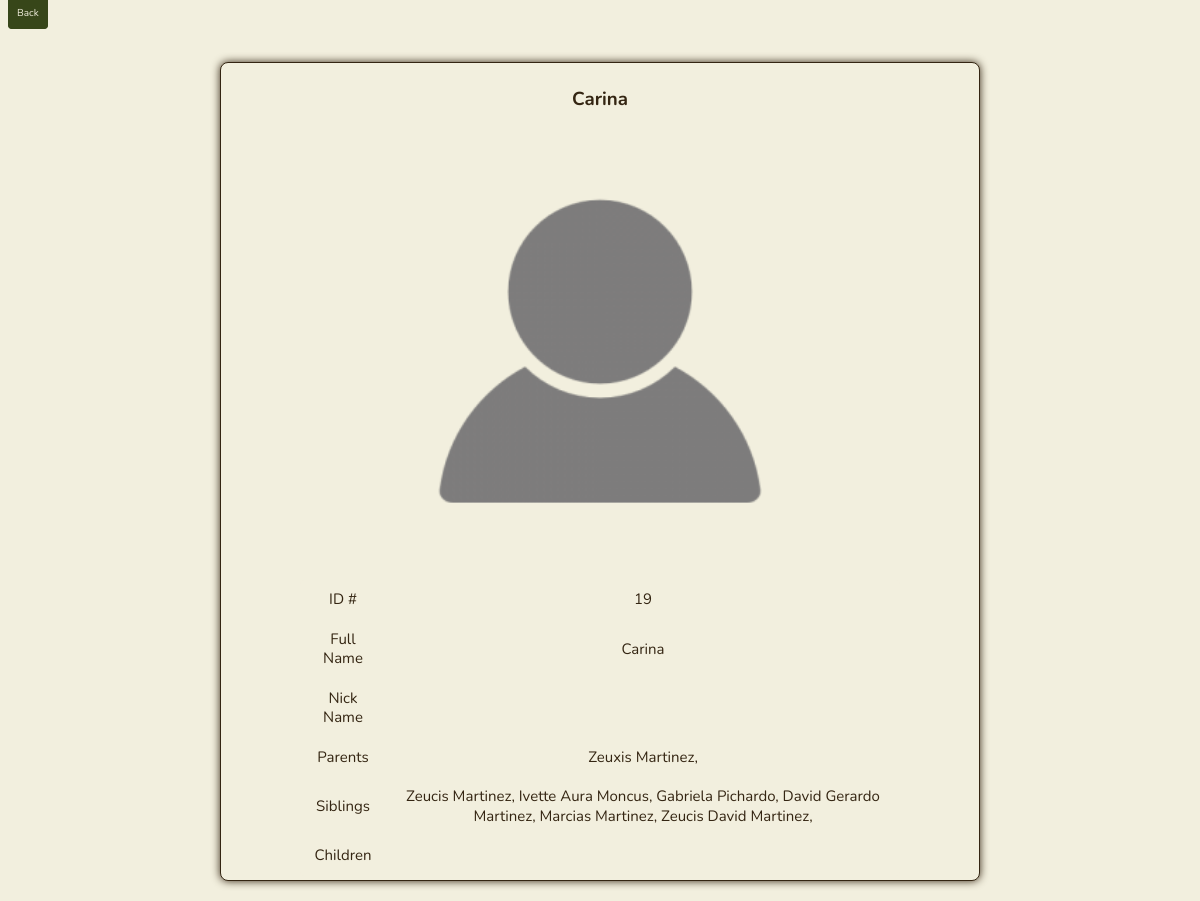
The page /big_card/19 on the database its author committed.
### app.py (models this page shows, shortened)
class Person(db.Model):
    id = db.Column(db.Integer, primary_key=True)
    first_name = db.Column(db.String(200), nullable=False)
    last_name = db.Column(db.String(200), nullable=False)
    middle_name = db.Column(db.String(200), nullable=False, default='')
    nick_name = db.Column(db.String(200), nullable=False, default='')
    date_created = db.Column(db.DateTime, default=datetime.utcnow)
    parents = db.relationship('Person',
                              secondary = person_parent_association,
                              primaryjoin = id == person_parent_association.c.person_id,
                              secondaryjoin = id == person_parent_association.c.parent_id,
                              backref = db.backref('children', lazy='select'))
    siblings = db.relationship('Person',
                              secondary = sibling_association,
                              primaryjoin = id == sibling_association.c.left_id,
                              secondaryjoin = id == sibling_association.c.right_id,
                              back_populates = 'siblings',
                              lazy='select')

### app.py (the view)
@app.route('/big_card/<int:id>', methods=['POST', 'GET'])
def big_card(id):
    person = Person.query.get_or_404(id)
    if request.method == 'POST':
        return redirect('/')
    else:
        return render_template('big_card.html', person=person)

### templates/big_card.html (shortened to what this page needs)
{% extends 'base.html' %}
{% block body %}
<div class="" id="full-card-focus-page">
    <a class="btn" id='back_to_tree' href="/">Back</a>
    <div class='card-focus-page' id="main-content">
        <div class="card-focus-container">
            <div class="card-focus">
                <div class="card-focus-content">
                    {% if person.nick_name == "" %}
                    <h3>{{person.first_name}} {{person.last_name}}</h3>
                    {% else %}
                    <h3>{{person.nick_name}} {{person.last_name}}</h3>
                    {% endif %}
                    <img src="{{ url_for('static', filename='logos/empty-prof-pic.png') }}" alt="Profile Picture">
                    <table class="borderless" id="info-table">
                        <tr>
                            <td>ID #</td>
                            <td>{{ person.id }}</td>
                        </tr>
                        <tr>
                            <td>Full Name</td>
                            <td>{{ person.first_name }} {{ person.middle_name }} {{ person.last_name }}</td>
                        </tr>
                        <tr>
                            <td>Nick Name</td>
                            <td>{{ person.nick_name }}</td>
                        </tr>
                        <tr>
                            <td>Parents</td>
                            <td>
                                {% for person in person.parents %}
                                {{ person.first_name }} {{ person.middle_name }} {{ person.last_name }},
                                {% endfor %}
                            </td>
                        </tr>
                        <tr>
                            <td>Siblings</td>
                            <td>
                                {% for person in person.siblings %}
                                {{ person.first_name }} {{ person.middle_name }} {{ person.last_name }},
                                {% endfor %}
                            </td>
                        </tr>
                        <tr>
                            <td>Children</td>
                            <td>
                            </td>
                        </tr>
                    </table>
                </div>
            </div>
        </div>
    </div>
</div>
{% endblock %}

### static/css/main.css (style rules this page uses)
:root { --main-black: #0a0a0a; --main-white: #fff; --main-bg-color: #f2efde; --main-bg-border-color: #342512; --main-text-color: #342512; --main-secondary-text-color: #9d864d; --main-hover-text-color: #f2efde; --main-item-color: #374619; --main-item-border-color: #374619; --main-item-color-hover: #7e883d; --main-dark-brown: #342512; --main-light-brown: #9d864d; --main-cream: #f2efde; --main-light-green: #7e883d; --main-dark-green: #374619; }
body { margin: 0px; padding: 0px; box-sizing: border-box; font-family: Nunito, sans-serif; background-color: var(--main-cream); color: var(--main-dark-brown); }
a { cursor: pointer; }

### static/css/buttons.css (style rules this page uses)
.btn { font-size: 10px; padding: 8px; background-color: var(--main-dark-green); text-decoration: none; border: solid 1px var(--main-dark-green); border-radius: 4px; margin: 8px; color: var(--main-cream); }

### static/css/cards-focus.css (style rules this page uses)
.card-focus-page { display: flex; justify-content: center; align-items: center; }
.card-focus-container { width: 75%; max-width: 800px; display: flex; justify-content: center; flex-wrap: wrap; margin-top: 20px; }
.card-focus { width: 100%; background-color: var(--main-cream); border-radius: 8px; border: solid 1px var(--main-dark-brown); overflow: hidden; box-shadow: 0px 0px 8px var(--main-dark-brown); margin: 20px; }
.card-focus-content { padding: 4px; display: flex; flex-direction: column; align-items: center; justify-content: center; }
.card-focus-content img { width: 60%; height: auto; }
#info-table { color: var(--main-dark-brown); font-size: 15px; line-height: 1.3; background-color: var(--main-cream); border-radius: 4px; }
#info-table td { border: none; }

### static/css/tables.css (style rules this page uses)
table { margin: auto; border-collapse: collapse; width: 80%; background-color: var(--main-cream); }
tr { height: 25px; }
td, th { text-align: center; padding: 10px; }
.borderless th, td, tr { border: none; }

### rows shown on the page
Person: first_name "Carina", id "19"
Person: first_name "Zeuxis", last_name "Martinez"
Person: first_name "Zeucis", last_name "Martinez"
Person: first_name "Ivette", middle_name "Aura", last_name "Moncus"
Person: first_name "Gabriela", last_name "Pichardo"
Person: first_name "David", middle_name "Gerardo", last_name "Martinez"
Person: first_name "Marcias", last_name "Martinez"
Person: first_name "Zeucis", middle_name "David", last_name "Martinez"
